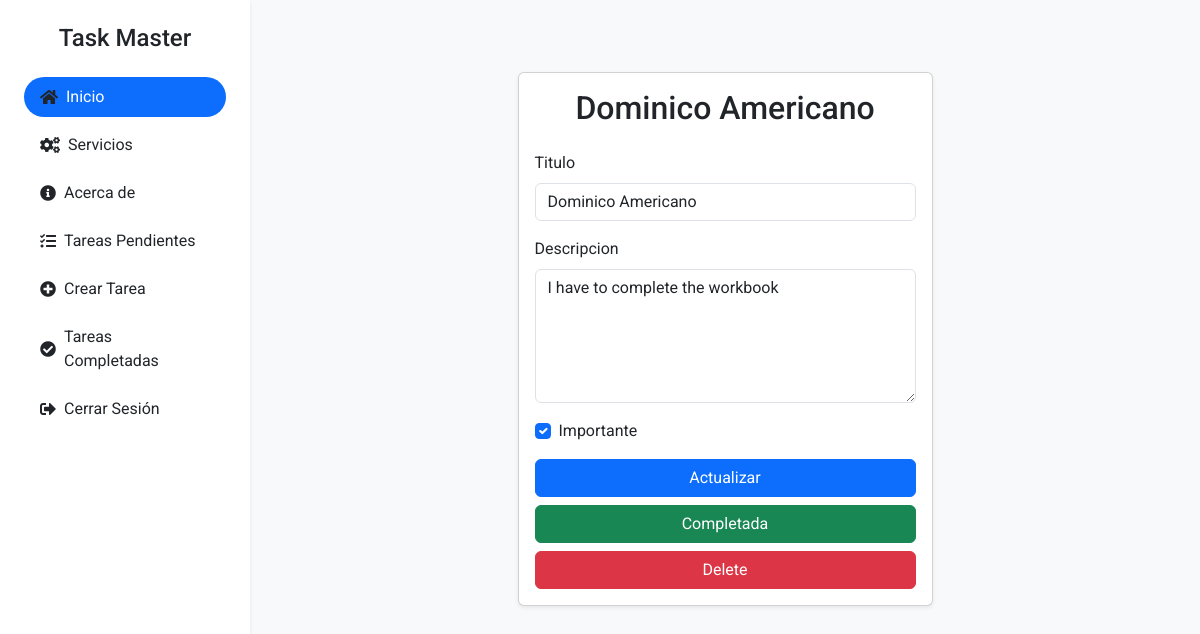
The app's page /tasks/27/ (signed in) with its own data.
### tasks/models.py (models this page shows, shortened)
class Task(models.Model):
    title = models.CharField(max_length=200)
    description = models.TextField(blank=True)
    created = models.DateTimeField(auto_now_add=True)
    datecompleted = models.DateTimeField(null=True, blank=True)
    important = models.BooleanField(default=False)
    user = models.ForeignKey(User, on_delete=models.CASCADE)

### tasks/views.py (the view, shortened to what this page needs)
# urls.py: path('tasks/<int:task_id>/', views.task_detail, name='task_detail'),
@login_required
def task_detail(request, task_id):
    task = get_object_or_404(Task, pk=task_id, user=request.user)
    if request.method == 'GET':
        form = TaskForm(instance=task)
        return render(request, 'task_details.html', {
            'task': task,
            'form': form
        })

### tasks/form.py
class TaskForm(ModelForm):
    class Meta:
        model = Task
        fields = ['title', 'description', 'important']

### tasks/templates/task_details.html (shortened to what this page needs)
{% extends 'base.html' %}
{% block content %}
<div class="container py-5">
  <div class="row justify-content-center">
    <div class="col-md-8 col-lg-6">
      <div class="card shadow-sm">
        <div class="card-body">
          <h2 class="card-title text-center">{{ task.title }}</h2>
          <form method="post" class="mt-4">
            <div class="mb-3">
              <label for="id_title" class="form-label">Titulo</label>
              <input type="text" class="form-control" id="id_title" name="title" value="{{ task.title }}">
            </div>
            <div class="mb-3">
              <label for="id_description" class="form-label">Descripcion</label>
              <textarea class="form-control" id="id_description" name="description" rows="5">{{ task.description }}</textarea>
            </div>
            <div class="form-check mb-3">
              <input type="checkbox" class="form-check-input" id="id_important" name="important" {% if task.important %}checked{% endif %}>
              <label class="form-check-label" for="id_important">Importante</label>
            </div>
            <button type="submit" class="btn btn-primary w-100">Actualizar</button>
          </form>
          <form action="{% url 'complete_task' task.id %}" method="post" class="mt-2">
            <button class="btn btn-success w-100">Completada</button>
          </form>
          <form action="{% url 'delete_task' task.id %}" method="post" class="mt-2">
            <button class="btn btn-danger w-100">Delete</button>
          </form>
        </div>
      </div>
    </div>
  </div>
</div>
{% endblock %}

### records on screen
Task: title "Dominico Americano", description "I have to complete the workbook", important "☑"
